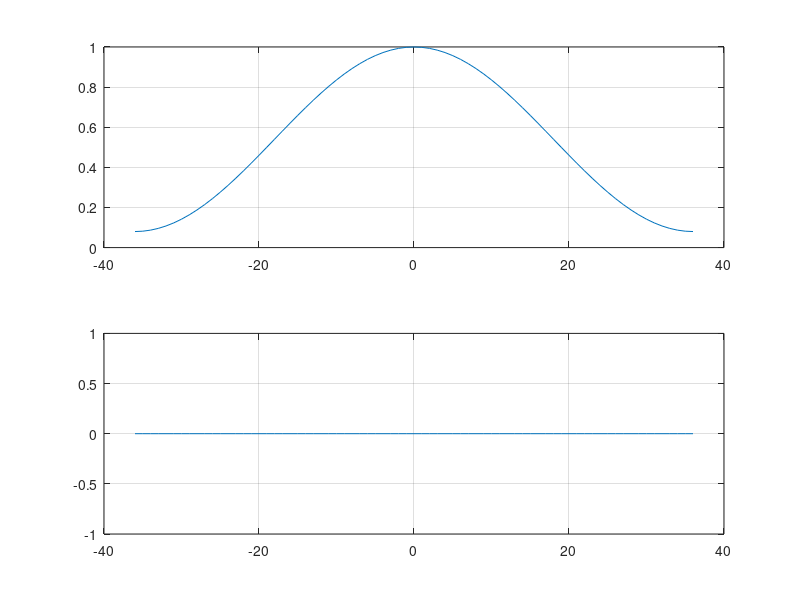
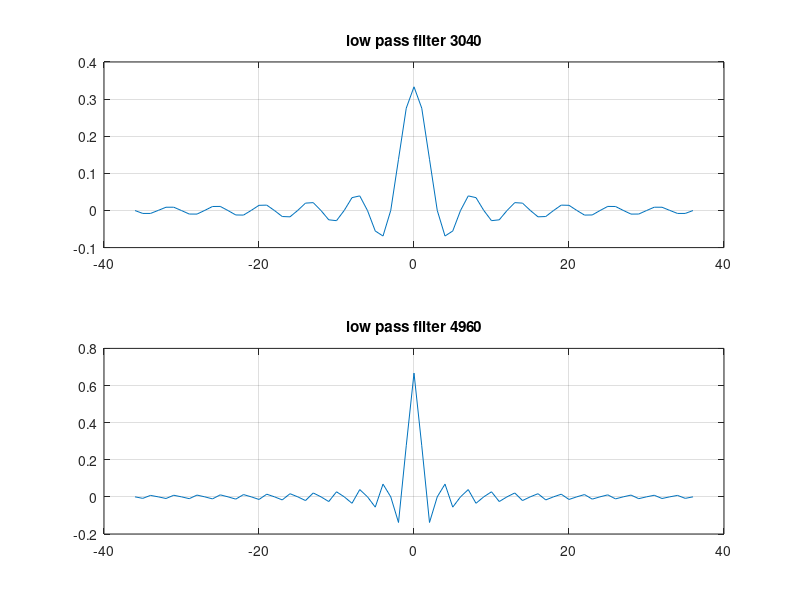
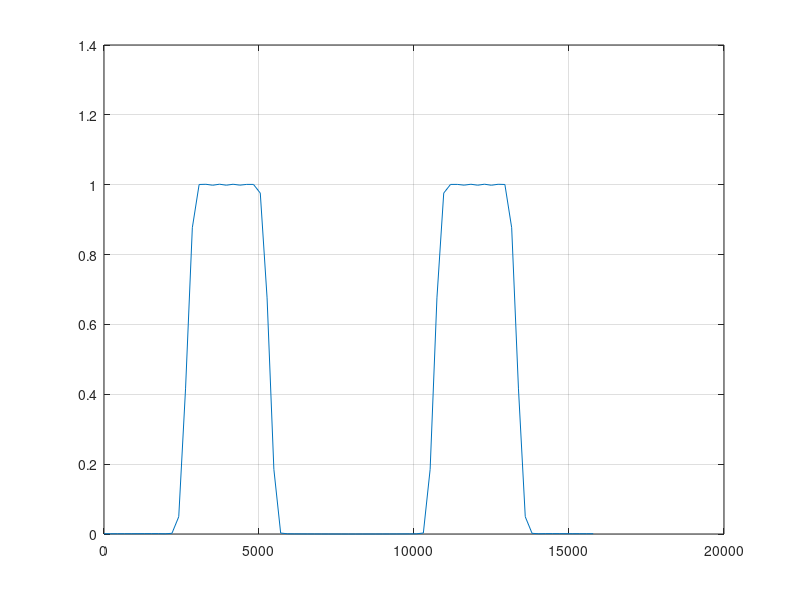
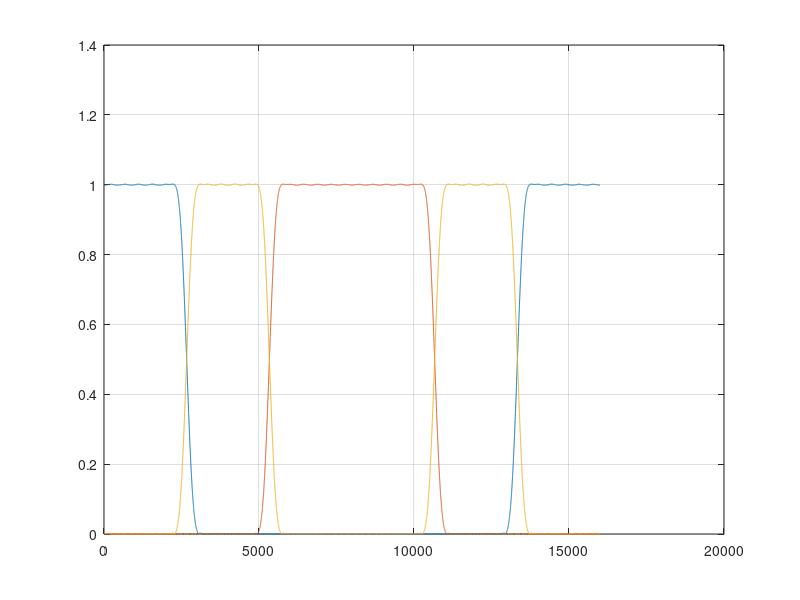

MATLAB code for these plots, in order: (Note: this script raises an error after producing the figures.)
clear;
clc;
w=hamming(73)';
n=-36:1:36;
nh=1:1:36;
lp_filter_3040=[sin(2*pi*2665/16000.*(nh-37))./((nh-37)*pi),2*2665/16000,sin(2*pi*2665/16000.*nh)./(nh*pi)];
lp_filter_4960=[sin(2*pi*5335/16000.*(nh-37))./((nh-37)*pi),2*5335/16000,sin(2*pi*5335/16000.*nh)./(nh*pi)];
bp_filter=lp_filter_4960-lp_filter_3040;
lp_filter_2290=[sin(2*pi*2665/16000.*(nh-37))./((nh-37)*pi),2*2665/16000,sin(2*pi*2665/16000.*nh)./(nh*pi)];
hp_filter_5710=[-sin(2*pi*5335/16000.*(nh-37))./((nh-37)*pi),1-2*5335/16000,-sin(2*pi*5335/16000.*nh)./(nh*pi)];

% Window Function - Figure 1
figure(1);
subplot(2,1,1);
plot(n,abs(w));
grid on;
subplot(2,1,2);
plot(n,angle(w));
grid on;

% Sinc Functions for Two Ideal Low Pass Filters - Figure 2
figure(2);
subplot(2,1,1);
plot(n,lp_filter_3040);
title('low pass filter 3040');
grid on;
subplot(2,1,2);
plot(n,lp_filter_4960);
title('low pass filter 4960');
grid on;

% Magnitude Response of Band Pass Filter - Figure 3
figure(3);
plot((n+36)/73*16000,abs(fft(bp_filter.*w)));% plot(1:16000,abs(fft(bp_filter.*w,16000)));
grid on;

% Three Filters - Figure 4
figure(4);
plot(1:16000,abs(fft(lp_filter_2290.*w,16000)));
hold on;
plot(1:16000,abs(fft(hp_filter_5710.*w,16000)));
hold on;
plot(1:16000,abs(fft(bp_filter.*w,16000)));
grid on;

% Sound Play
sound_data=audioread('music16k.wav')';
sound([0.1*conv(sound_data(1,:),lp_filter_2290)+0.25*conv(sound_data(1,:),bp_filter)+2.65*conv(sound_data(1,:),hp_filter_5710);0.1*conv(sound_data(2,:),lp_filter_2290)+0.25*conv(sound_data(2,:),bp_filter)+2.65*conv(sound_data(2,:),hp_filter_5710)],16000);
